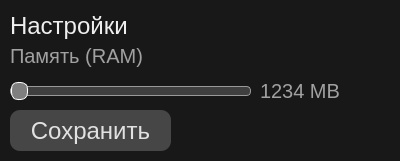
<?xml version="1.0" encoding="UTF-8"?>
<ui version="4.0">
 <class>ml</class>
 <widget class="QWidget" name="ml">
  <property name="geometry">
   <rect>
    <x>0</x>
    <y>0</y>
    <width>400</width>
    <height>161</height>
   </rect>
  </property>
  <property name="windowTitle">
   <string>ml - Настройки / mc_c0rp</string>
  </property>
  <property name="styleSheet">
   <string notr="true">background-color: rgb(24, 24, 24);
font: 63 8pt &quot;Bahnschrift SemiBold&quot;;
color: rgb(239, 239, 239)</string>
  </property>
  <widget class="QLabel" name="label">
   <property name="geometry">
    <rect>
     <x>10</x>
     <y>10</y>
     <width>261</width>
     <height>31</height>
    </rect>
   </property>
   <property name="styleSheet">
    <string notr="true">font-size: 24px</string>
   </property>
   <property name="text">
    <string>Настройки</string>
   </property>
  </widget>
  <widget class="QLabel" name="label_2">
   <property name="geometry">
    <rect>
     <x>10</x>
     <y>40</y>
     <width>141</width>
     <height>31</height>
    </rect>
   </property>
   <property name="styleSheet">
    <string notr="true">font-size: 20px;
color: rgb(161, 161, 161);</string>
   </property>
   <property name="text">
    <string>Память (RAM)</string>
   </property>
  </widget>
  <widget class="QSlider" name="horizontalSlider">
   <property name="geometry">
    <rect>
     <x>10</x>
     <y>80</y>
     <width>241</width>
     <height>22</height>
    </rect>
   </property>
   <property name="styleSheet">
    <string notr="true">QSlider::groove:horizontal {
        border: 1px solid #999999;
        height: 8px;
        background: rgb(63, 63, 63);
        margin: 2px 0;
        border-radius: 4px;
    }
QSlider::handle:horizontal {
        background: rgb(127, 127, 127);
		border: 1px solid rgb(255, 255, 255);
        width: 15px;
        height: 15px;
        margin: -5px 0; /* Смещение ползунка вверх и вниз */
        border-radius: 7px; /* Сделать ползунок круглым */
    }


</string>
   </property>
   <property name="minimum">
    <number>1000</number>
   </property>
   <property name="maximum">
    <number>8000</number>
   </property>
   <property name="orientation">
    <enum>Qt::Horizontal</enum>
   </property>
  </widget>
  <widget class="QLabel" name="label_3">
   <property name="geometry">
    <rect>
     <x>260</x>
     <y>80</y>
     <width>141</width>
     <height>21</height>
    </rect>
   </property>
   <property name="styleSheet">
    <string notr="true">font-size: 20px;
color: rgb(161, 161, 161);</string>
   </property>
   <property name="text">
    <string>1234 MB</string>
   </property>
  </widget>
  <widget class="QPushButton" name="accountEditBtn">
   <property name="geometry">
    <rect>
     <x>10</x>
     <y>110</y>
     <width>161</width>
     <height>41</height>
    </rect>
   </property>
   <property name="styleSheet">
    <string notr="true">background-color: rgb(70, 70, 70);
border-radius: 10px;
color: rgb(225, 225, 225);
font-size: 24px;</string>
   </property>
   <property name="text">
    <string>Сохранить</string>
   </property>
  </widget>
 </widget>
 <resources/>
 <connections/>
</ui>
